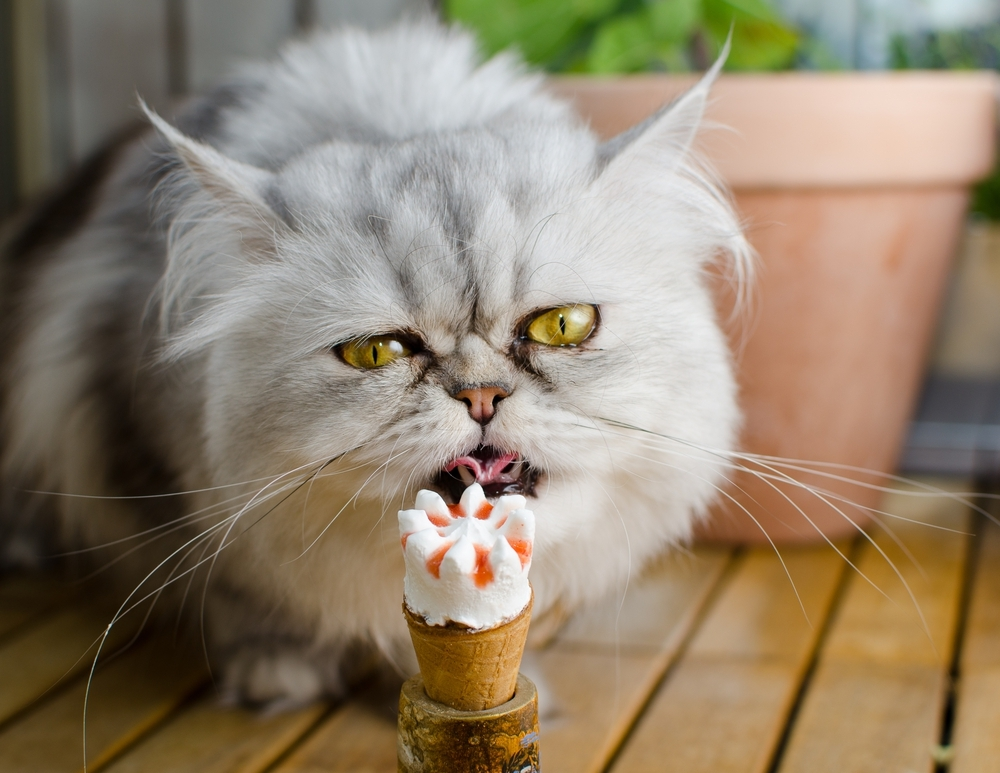
#> input picture Info-Alg/images/img1_clean.jpeg, 1000 x 773 px
$ jupyter execute --allow-errors IA7_img_restoration.ipynb   (shell and % lines are left out)
#> lines starting #> are read from the running program, lines starting #| are printed output that depends on the picture; after the words box and inside, x2 and y2 are one past the last pixel; in counts of white or black regions, pixels touching at a corner belong together
### Info-Alg/libs/imtools.py
import numpy as np
from copy import deepcopy

class imres:
    """
    imres(im, mask, cutoff = 1000, radi = 3, bits = 8)
    A class for restoring scratched image.

    Parameters
    ----------
    im : image array
      Image array comes from cv2.imread with the shape (W,H,channels). User should
      aware that cv2.imread orders the color channels in BGR instead of RGB. This is
      different from matplotlib.pyplot.imshow in general.
    mask : a 2D array
      Binary image, masked positions are indicated with 1.
    cutoff: integer
      The truncated value for the energy function.
    radi : integer
      Radius of the circular Markov blanket. Unit is in pixels.
    bits : integer
      Represents 2**bits color depth in each RGB channel. Sometimes it refers to 24-bit
      true color, total 1.67M colors.
      Add additional color depth will decrease the efficiency and does not improve the
      restored quality if the input image contains no color with such depth.

    Return
    ------
    After running imres(...).restore(), it returns the restored image array with 3 color
    channels arranged as input.
    """

    def __init__(self, im, mask, cutoff = 1000, radi = 3, bits = 8):
        """
        Define inputs and parameters
        """
        self.r, self.c, self.ch = im.shape
        self.radi = radi
        bits = int(bits)

        # Deal with binary mask image: Value greater than 0 indicates the scratch positions
        maskpos = np.where(mask > 0)
        self.mask = (np.vstack((maskpos[0], maskpos[1])).T + np.array([radi,radi])).tolist()

        # How many pixels we have to correct? Uncomment this if you want to monitor the change rate between iterations
        self.pixnum = len(maskpos[0])

        # Padding the edges of image array with extra 0. Notation z is simply a historical symbol for the observed image
        self.z = np.zeros((self.r+2*radi,self.c+2*radi,self.ch), dtype=np.int16)
        self.z[radi:self.r+radi,radi:self.c+radi,] = im

        # Generate Markov blanket with radius = radi
        self.blanket = self.markov_blanket(radi)

        # Generate cutoff criteria
        self.cutoff = np.repeat([self.markov_blanket(radi,cutoff)], 2**bits, axis=0)

        # Create a array for all grey indices
        self.cbits = self.grey_index(bits,radi)

        # Prior colors for the scratched pixels. Now self.z becomes the prior image
        self.z[maskpos[0]+radi,maskpos[1]+radi,] = np.random.randint(0,256,size=(len(maskpos[0]),self.ch))

    # [28 lines left out: functions restore, argminE, not called in this run]

    def status(self):
        """
        Return the current status of the restored image
        """
        return self.z[self.radi:self.r+self.radi,self.radi:self.c+self.radi,]

    #-------------------------------------------------------------------------------------------------------#
    #                                                                                                       #
    #    Functions below only important in generating required parameters in the initialisation process,    #
    #    or targets to specific purpose. They are generally irrelevant to the restoration procedure later   #
    #                                                                                                       #
    #-------------------------------------------------------------------------------------------------------#

    def markov_blanket(self,radius, element=1):
        """
        Generate circular Markov blanket with given radius (how many neighbor pixels).
        If the element not equals 1, it is used to generate the cutoff criteria, not for stand-alone use
        """
        x, y = np.mgrid[0:2*radius+1,0:2*radius+1]
        blanket = (((x - radius)**2 + (y - radius)**2) <= radius**2)*element
        blanket[radius,radius] = 0
        return blanket

    def grey_index(self,bits,radi):
        cbits = []
        for i in range(2**bits):
            x = np.full((2*radi+1,2*radi+1), i, dtype=np.int16)
            cbits.append(x)
        return np.array(cbits)

    # [5 lines left out: function change_rate, not called in this run]

### Info-Alg/IA7_img_restoration.ipynb
[cell 1]
import numpy as np
import cv2
import matplotlib.pyplot as plt
import time
import sys
sys.path.append("./libs")
from imtools import imres

[cell 2]
# Define a function to show the change rate between this and last iterations for multi-image restorations simutaneously
def show_info(i,*argv):
    print("***------ Iteration %d ------***"%(i+1))
    for img in range(len(argv)):
        print("The change rate of image %d is %.2f%%"%(img+1,argv[img]))

[cell 3]
# Import images
# _s and _m represents scratched and mask images respectively
# mask image is only black and white, import it as grayscale
# OpenCV imports image as BGR. I change it to RGB for captability in matplotlib.pyplot.imshow

# img1 is a cat
img1 = cv2.imread('images/img1_clean.jpeg')         # clean image
#> img1 is the input picture: shape (773, 1000, 3); mean B, G, R 108.5, 129.6, 144.7
img1_s = cv2.imread('images/img1_scratch.jpeg')     # scratched image
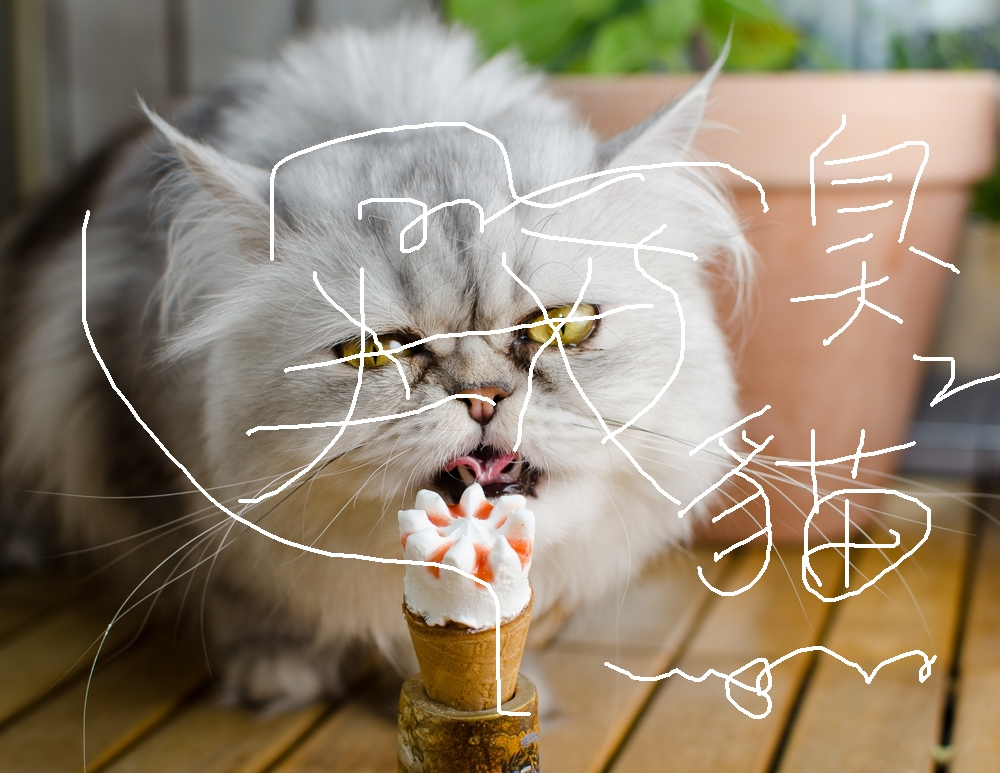
#> input picture Info-Alg/images/img1_scratch.jpeg, 1000 x 773 px
#> img1_s is the input picture: shape (773, 1000, 3); mean B, G, R 113.2, 133.4, 147.6
img1_m = cv2.imread('images/img1_mask.bmp', 0)      # mask image
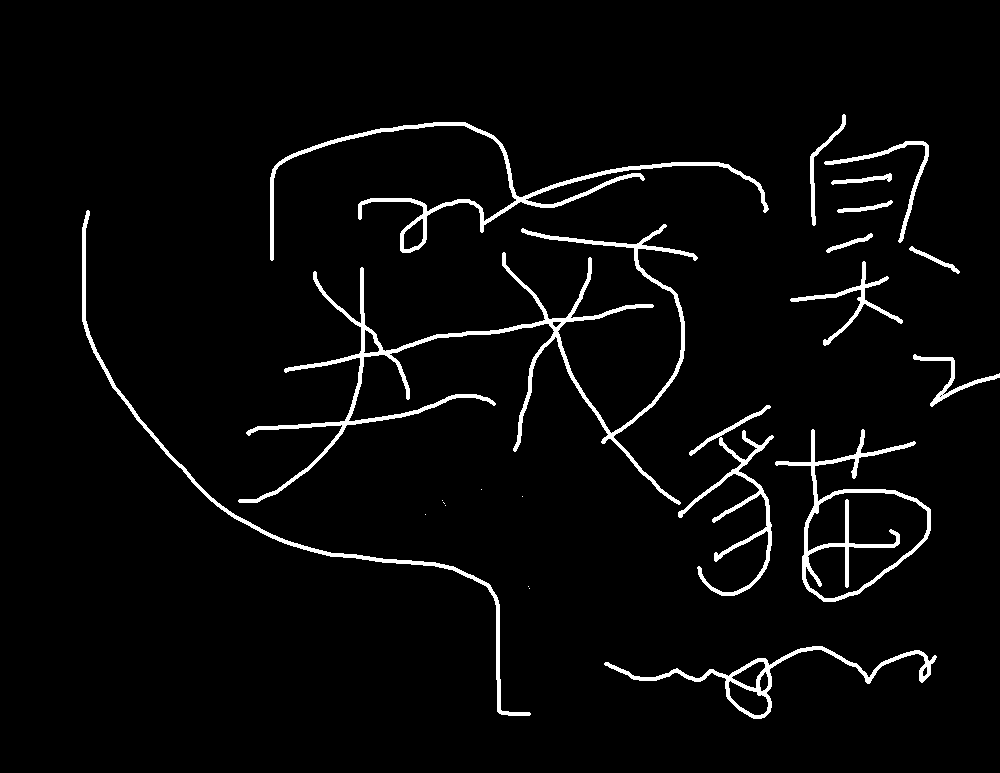
#> input picture Info-Alg/images/img1_mask.bmp, 1000 x 773 px
#> img1_m: shape (773, 1000); 3.6% white; 22 white regions (8 under 20 px), largest, box (x1, y1, x2, y2) and area: (238, 224, 698, 505) 8187, (270, 122, 769, 261) 4482, (775, 429, 931, 602) 3479

# img2 is a cat as well
img2 = cv2.imread('images/img2_clean.jpeg')
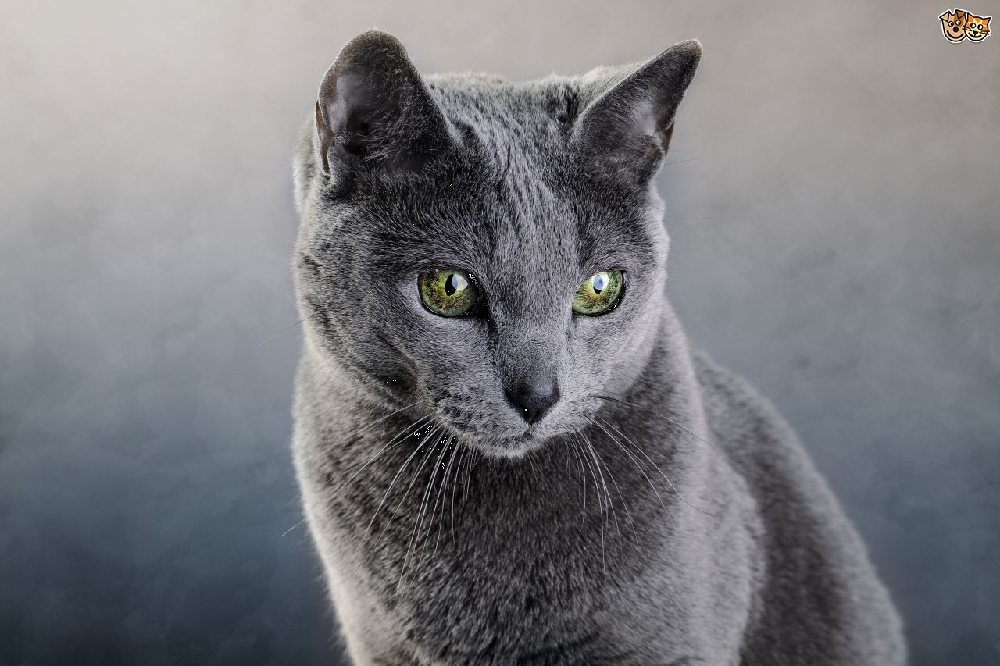
#> input picture Info-Alg/images/img2_clean.jpeg, 1000 x 666 px
#> img2 is the input picture: shape (666, 1000, 3); mean B, G, R 123.9, 120.1, 119.3
img2_s = cv2.imread('images/img2_scratch.jpeg')
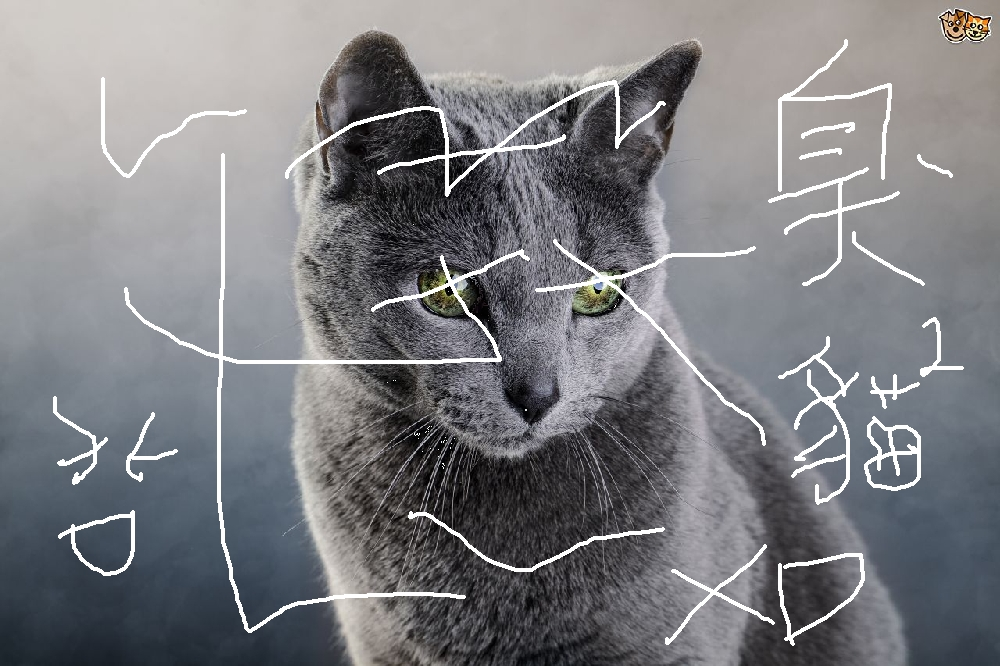
#> input picture Info-Alg/images/img2_scratch.jpeg, 1000 x 666 px
#> img2_s is the input picture: shape (666, 1000, 3); mean B, G, R 129, 125.3, 124.7
img2_m = cv2.imread('images/img2_mask.bmp', 0)
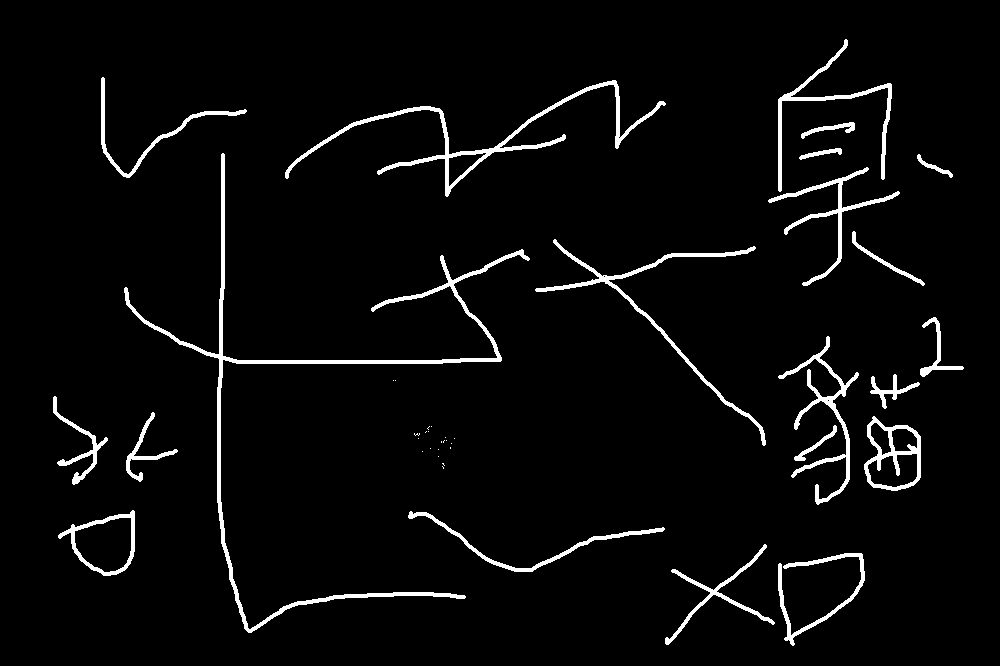
#> input picture Info-Alg/images/img2_mask.bmp, 1000 x 666 px
#> img2_m: shape (666, 1000); 3.8% white; 42 white regions (21 under 20 px), largest, box (x1, y1, x2, y2) and area: (124, 153, 530, 633) 5638, (285, 80, 666, 197) 3091, (535, 239, 766, 446) 2042

# img3 is fruit
img3 = cv2.imread('images/img3_clean.jpeg')
img3_s = cv2.imread('images/img3_scratch.jpeg')
img3_m = cv2.imread('images/img3_mask.bmp', 0)

[cell 4]
# Initializing the resotration process
img1res = imres(img1, mask = img1_m, cutoff = 1300, radi = 3)
#> in __init__, `maskpos = np.where(mask > 0)`: maskpos = 27995 positions, rows 114 to 718, columns 82 to 999
#> in __init__, `self.mask = (np.vstack((maskpos[0], maskpos[1])).T + np.array([radi,ra..`: self.mask = 27995 items
#> in __init__, `self.pixnum = len(maskpos[0])`: self.pixnum = 27995
#> in __init__, `self.z[maskpos[0]+radi,maskpos[1]+radi,] = np.random.randint(0,256,siz..`:
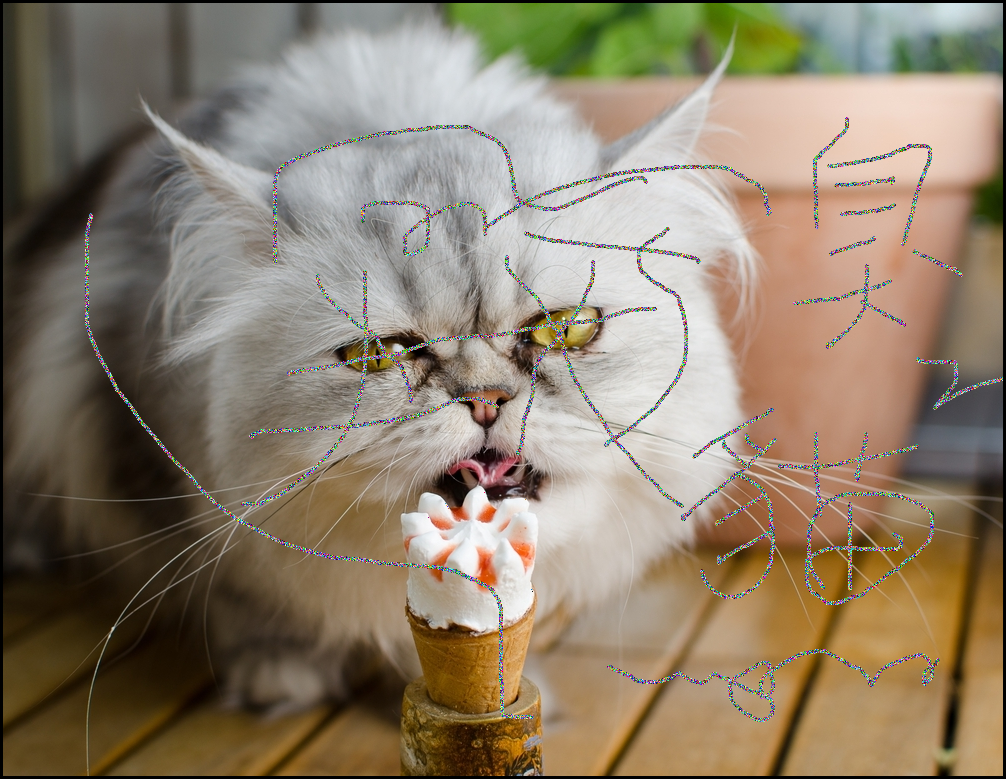
#> self.z: shape (779, 1006, 3) int16; mean B, G, R 107.1, 127.1, 141.2
img2res = imres(img2, mask = img2_m, cutoff = 1300, radi = 3)
#> in __init__ (call 2), `self.z[maskpos[0]+radi,maskpos[1]+radi,] = np.random.randint(0,256,siz..`: self.z: shape (672, 1006, 3) int16; mean B, G, R 122.3, 118.7, 118.1
#> (the rest of this cell did not finish here and is left out)


[cell 5]
# Iterate 10 times and show the info in each iteration
print("The radius of Markov blanket is 3 pixels.")
#> (the rest of this cell did not finish here and is left out)

[cell 6]
# Compare the three images: scratched, restored and original
# The slice option [:,:,::-1] swaps the BGR in cv2 into RGB which accepts by plt.imshow
plt.figure(figsize=(25/1.5,9/1.5))
plt.subplot(1,3,1)
plt.imshow(img1_s[:,:,::-1])
plt.title("Scratched image")
plt.axis("off")

plt.subplot(1,3,2)
plt.imshow(img1res.status()[:,:,::-1])
plt.title("Restored image")
plt.axis("off")

plt.subplot(1,3,3)
plt.imshow(img1[:,:,::-1])
plt.title("Original image")
plt.axis("off")

#plt.savefig("img1_restored.png",dpi=300,bbox_inches = 'tight')

[cell 7]
plt.figure(figsize=(25/1.5,9/1.7))
plt.subplot(1,3,1)
plt.imshow(img2_s[:,:,::-1])
plt.title("Scratched image")
plt.axis("off")

plt.subplot(1,3,2)
plt.imshow(img2res.status()[:,:,::-1])
plt.title("Restored image")
plt.axis("off")

plt.subplot(1,3,3)
plt.imshow(img2[:,:,::-1])
plt.title("Original image")
plt.axis("off")

#plt.savefig("img2_restored.png",dpi=300,bbox_inches = 'tight')
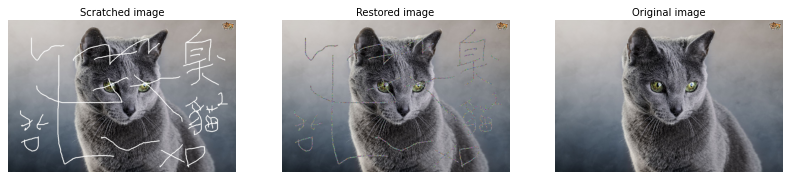
#> figure drawn by matplotlib, 3 panels

[cell 8]
plt.figure(figsize=(25/1.5,9/2))
plt.subplot(1,3,1)
#> (the rest of this cell did not finish here and is left out)
